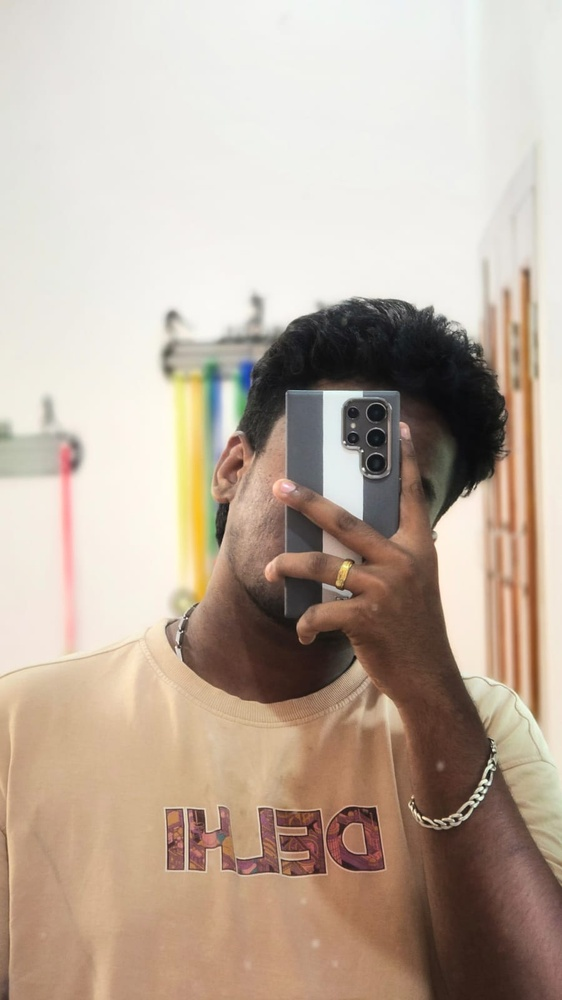
#> input picture 8.jpeg, 562 x 1000 px, shrunk from 900 x 1600 before the run
$ jupyter execute exp5.ipynb   (older library calls are emulated)
#> lines starting #> are read from the running program, lines starting #| are printed output that depends on the picture
# EXPERIMENT – 05

**Name:** NAVEEN V
**Register Number:** 212225240098
**Experiment Number:** 05

[cell 1]
import cv2
import matplotlib.pyplot as plt
import numpy as np
image1=cv2.imread("8.jpeg")
#> image1 is the input picture: shape (1000, 562, 3); mean B, G, R 159.2, 173.6, 189.8
image2=cv2.cvtColor(image1,cv2.COLOR_BGR2RGB)
kernel=np.ones((11,11),np.float32)/169
image3=cv2.filter2D(image2,-1,kernel)
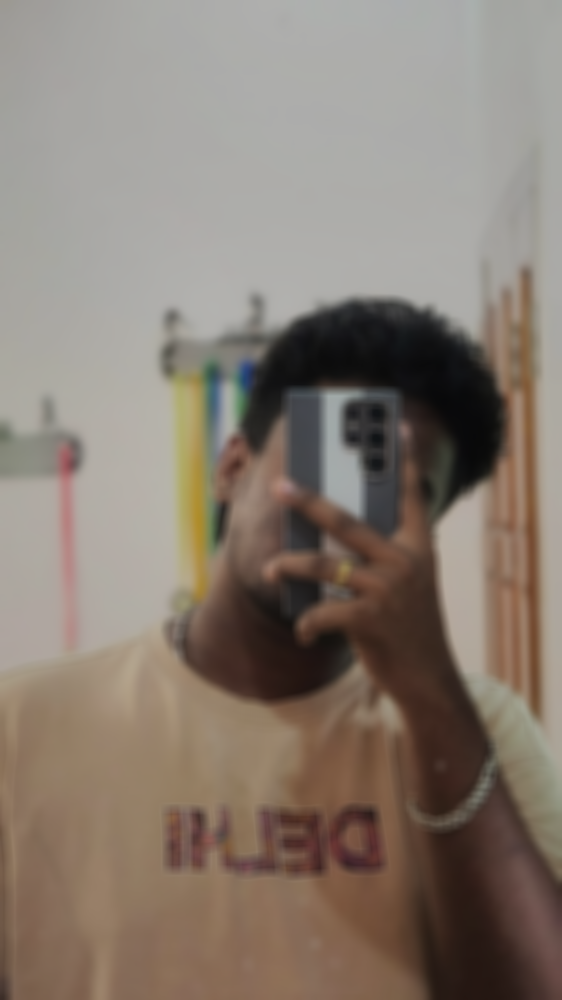
#> image3: shape (1000, 562, 3); mean R, G, B 135.9, 124.3, 114
plt.figure(figsize=(9,9))
plt.subplot(1,2,1)
plt.imshow(image2)
plt.title("Original Image")
plt.axis("off")
plt.subplot(1,2,2)
plt.imshow(image3)
plt.title("Average Filter Image")
plt.axis("off")
plt.show()
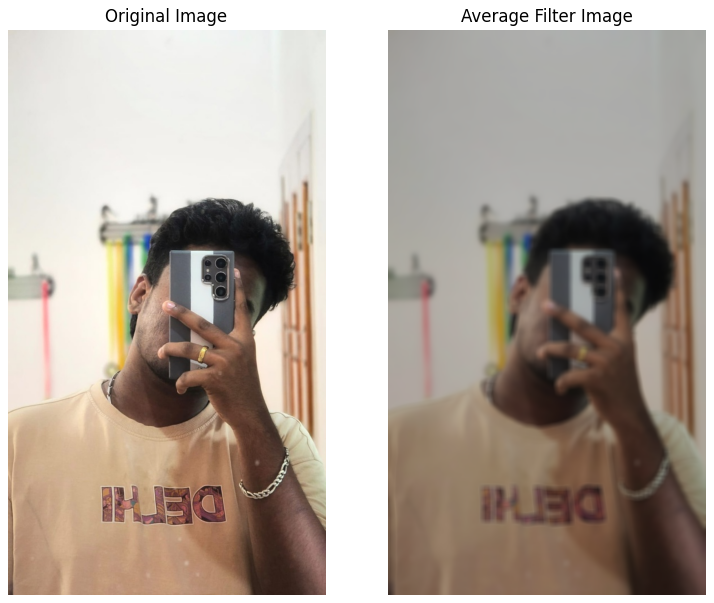
#> figure drawn by matplotlib, 2 panels

[cell 2]
kernel1=np.array([[1,2,1],[2,4,2],[1,2,1]])/16
image2=cv2.cvtColor(image1,cv2.COLOR_BGR2RGB)
image3=cv2.filter2D(image2,-1,kernel1)
plt.subplot(1,2,1)
plt.imshow(image2)
plt.title("Original Image")
plt.axis("off")
plt.subplot(1,2,2)
plt.imshow(image3)
plt.title("Weighted Average Filter Image")
plt.axis("off")
plt.show()
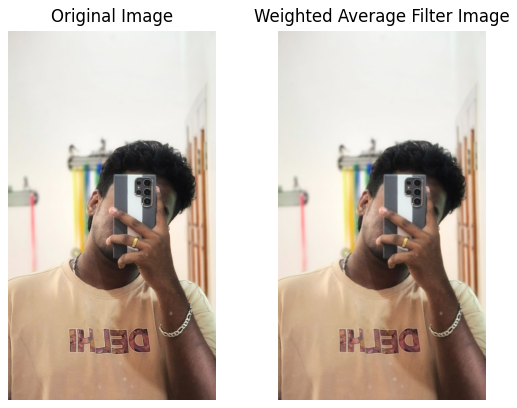
#> figure drawn by matplotlib, 2 panels

[cell 3]
gaussian_blur=cv2.GaussianBlur(image2,(33,33),0,0)
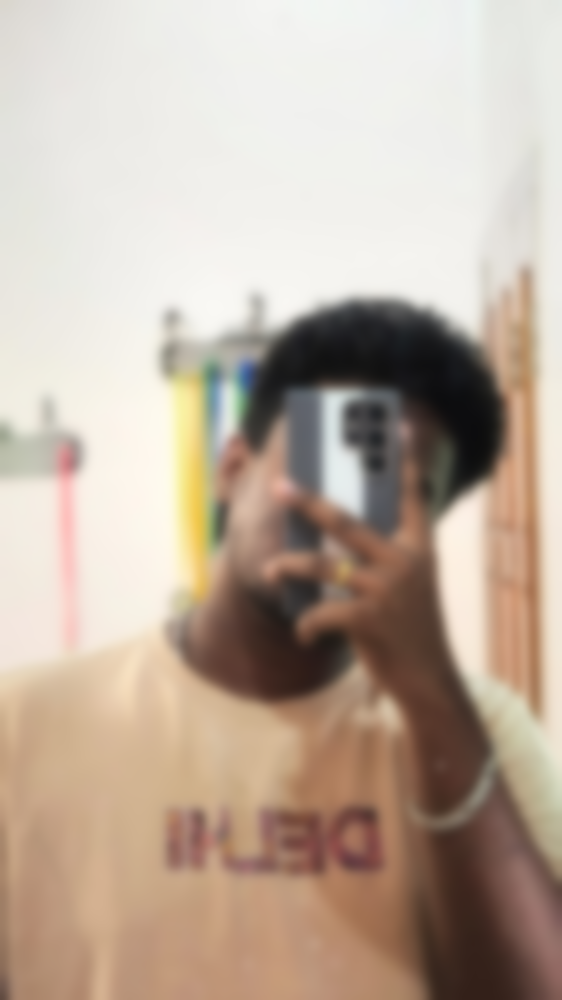
#> gaussian_blur: shape (1000, 562, 3); mean R, G, B 189.8, 173.6, 159.2
plt.subplot(1,2,1)
plt.imshow(image2)
plt.title("Original Image")
plt.axis("off")
plt.subplot(1,2,2)
plt.imshow(gaussian_blur)
plt.title("Gaussian Blur")
plt.axis("off")
plt.show()

[cell 4]
median=cv2.medianBlur(image2,13)
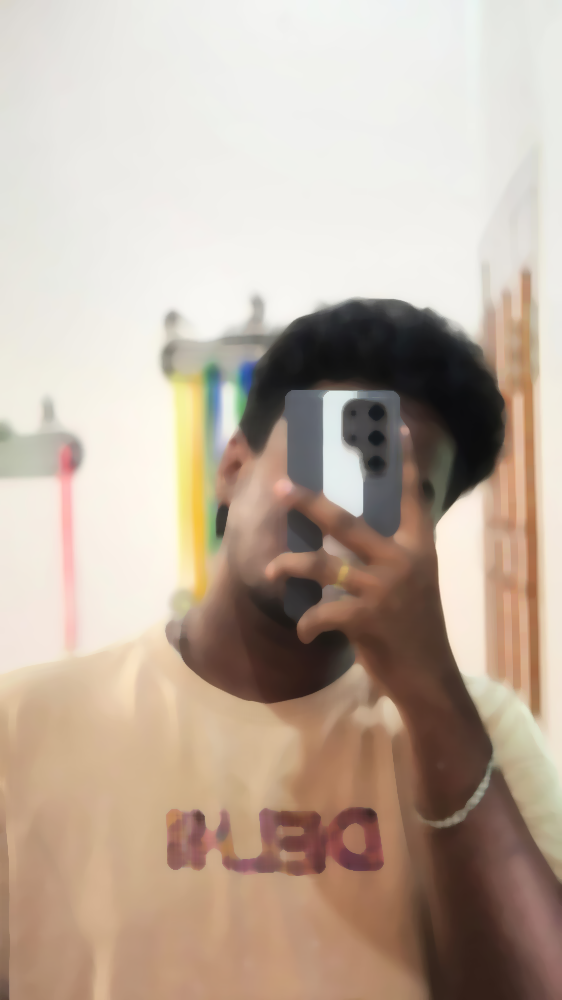
#> median: shape (1000, 562, 3); mean R, G, B 189.9, 173.6, 159.2
plt.figure(figsize=(9,9))
plt.subplot(1,2,1)
plt.imshow(image2)
plt.title("Original Image")
plt.axis("off")
plt.subplot(1,2,2)
plt.imshow(median)
plt.title("Median Blur")
plt.axis("off")
plt.show()

[cell 5]
kernel2=np.array([[-1,-1,-1],[2,-2,1],[2,1,-1]])
image3=cv2.filter2D(image2,-1,kernel2)
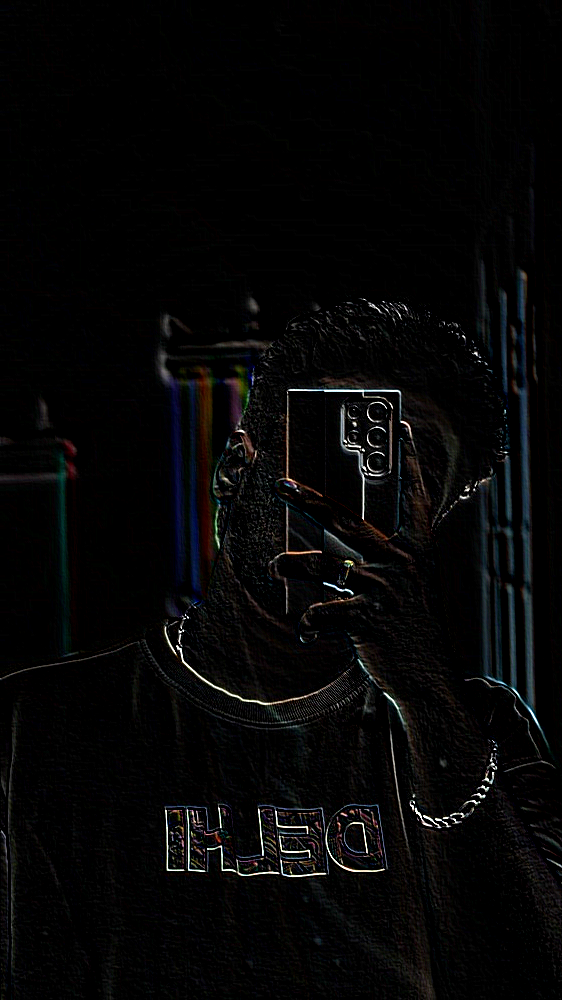
#> image3: shape (1000, 562, 3); mean R, G, B 6.1, 6, 6.2
plt.subplot(1,2,1)
plt.imshow(image2)
plt.title("Original Image")
plt.axis("off")
plt.subplot(1,2,2)
plt.imshow(image3)
plt.title("Laplacian Kernel")
plt.axis("off")
plt.show()

[cell 6]
laplacian=cv2.Laplacian(image2,cv2.CV_64F)
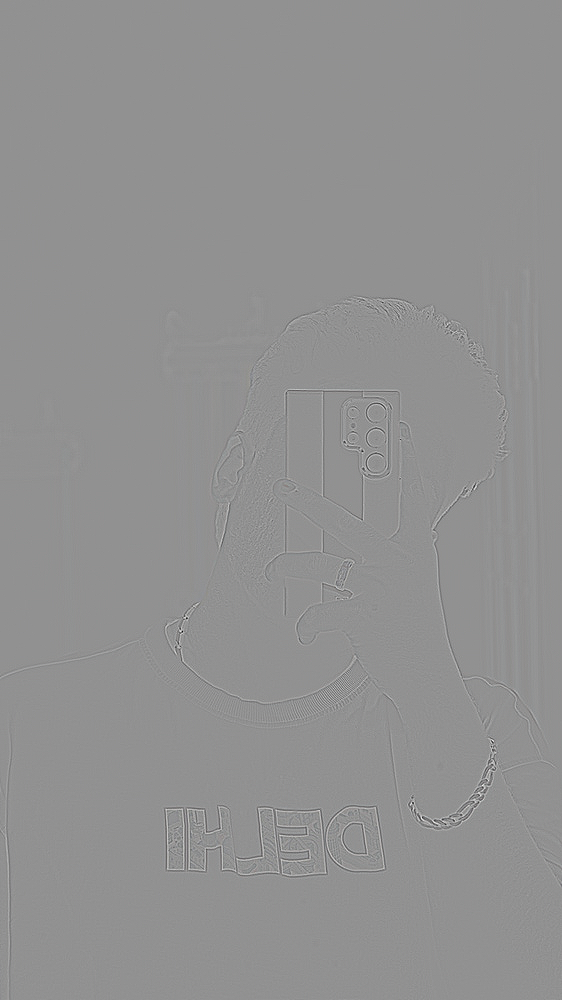
#> laplacian: shape (1000, 562, 3) float64; mean R, G, B 0, 0, 0; drawn with min black and max white
plt.subplot(1,2,1)
plt.imshow(image2)
plt.title("Original Image")
plt.axis("off")
plt.subplot(1,2,2)
plt.imshow(laplacian)
plt.title("Laplacian Operator")
plt.axis("off")
plt.show()
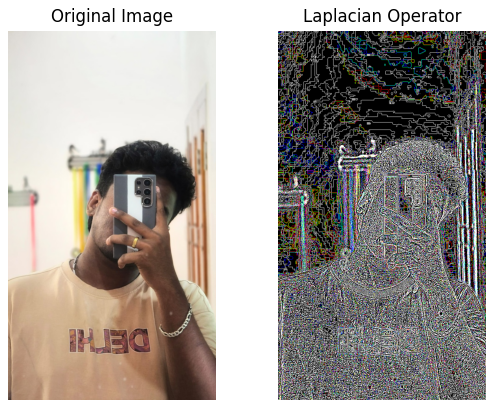
#> figure drawn by matplotlib, 2 panels
